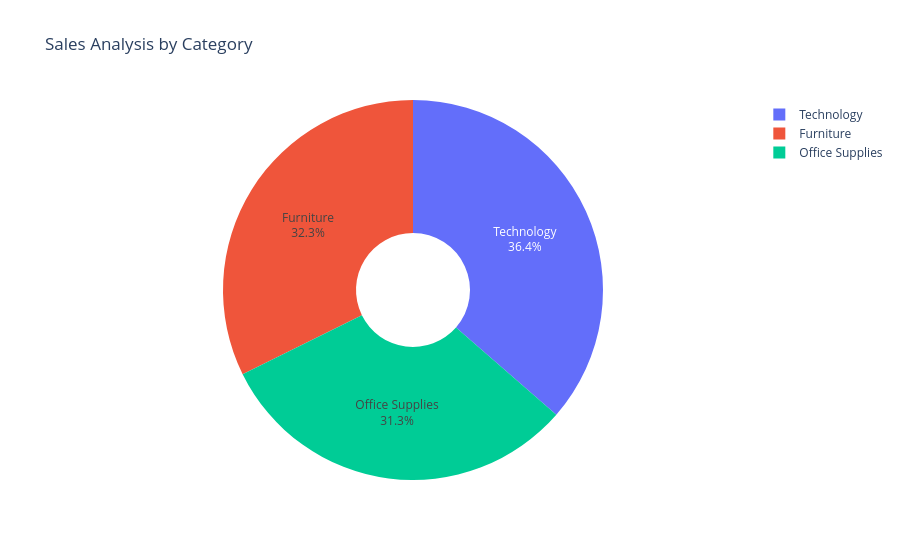

Write notebook code for a chart like this one.
### Code cell
# pie chart
flg2 = px.pie(
    sales_category,
    names='Category',   # replaces x
    values='Sales',     # replaces y
    title='Sales by Category',
    hole = 0.3 # for hole in middle
    # color_discrete_sequence = px.colors.qualitatve.Pestel
)
flg2.update_traces(textposition= 'inside', textinfo= 'percent + label')
flg2.update_layout(title_text= 'Sales Analysis by Category')

flg2.show()

### Figure 1 — Plotly figure (JSON) as saved in the notebook; plotly's stock layout.template omitted (floating-point values rounded to 4 significant figures)
{"data": [{"domain": {"x": [0, 1], "y": [0, 1]}, "hole": 0.3, "hovertemplate": "Category=%{label}<br>Sales=%{value}<extra></extra>", "labels": ["Furniture", "Office Supplies", "Technology"], "legendgroup": "", "name": "", "showlegend": true, "textinfo": "percent+label", "textposition": "inside", "type": "pie", "values": [742000.0, 719000.0, 836200.0]}], "layout": {"legend": {"tracegroupgap": 0}, "title": {"text": "Sales Analysis by Category"}}}
